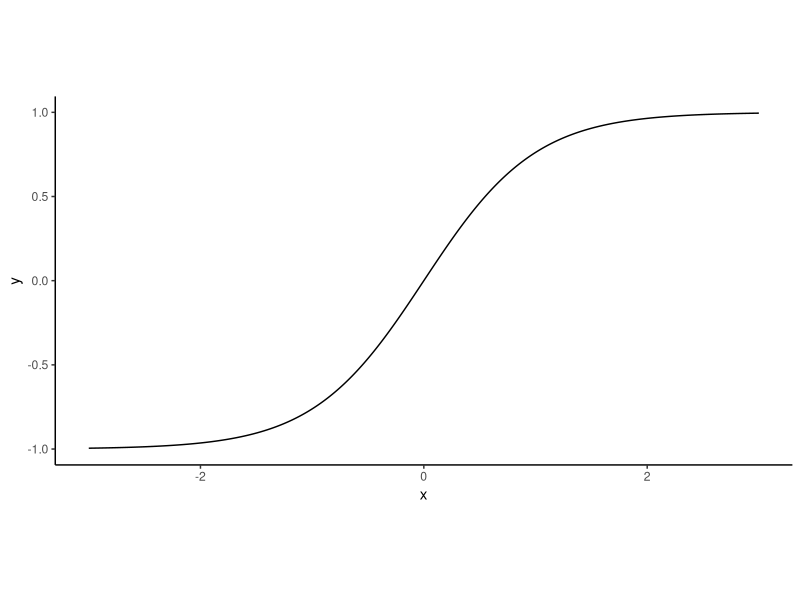
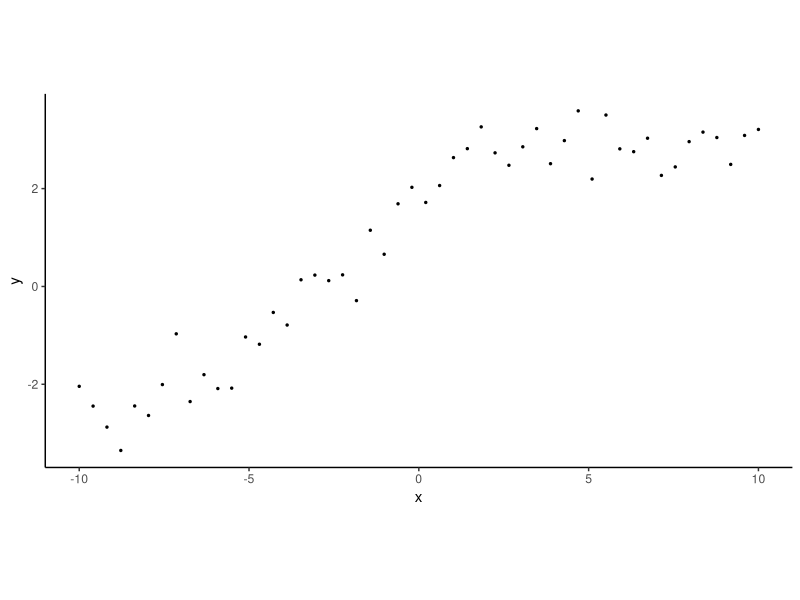

Source code (R) for these figures, in order:
## ---- chunk 1
knitr::opts_chunk$set(echo = FALSE, warning = FALSE, message = FALSE)
library(tidyverse)
theme_set(theme_classic())
## ---- chunk 2
Df <- local({
  b <- 3.0
  alpha <- 0.75
  beta <- 0.25
  tibble(x = seq(-10, 10, length.out = 50),
         y = b * tanh(alpha + beta*x) + rnorm(length(x), sd = 0.5))
})


## ---- tanh, echo=F, out.width='\\textwidth', fig.align='center', fig.cap='a) The $\\tanh$, or hyperbolic tangent, function. b) Data normally distributed around a linear function of a $\\tanh$ function.'----
tibble(x = seq(-3, 3, length.out = 1000),
                 y = tanh(x)) %>% 
  ggplot(aes(x = x, y = y)) + 
  geom_line() +
  theme(aspect.ratio = 1/2) + ylab('y') + xlab('x') 

## ---- chunk 3
ggplot(Df, aes(x = x, y = y)) +
  geom_point(size = 0.5) +
  theme(aspect.ratio = 1/2) + ylab('y') + xlab('x') 
## ---- chunk 4
M <- nls(y ~ b * tanh(alpha + beta * x), 
         start = list(b = 1, alpha = 0, beta = 1),
         data = Df)
